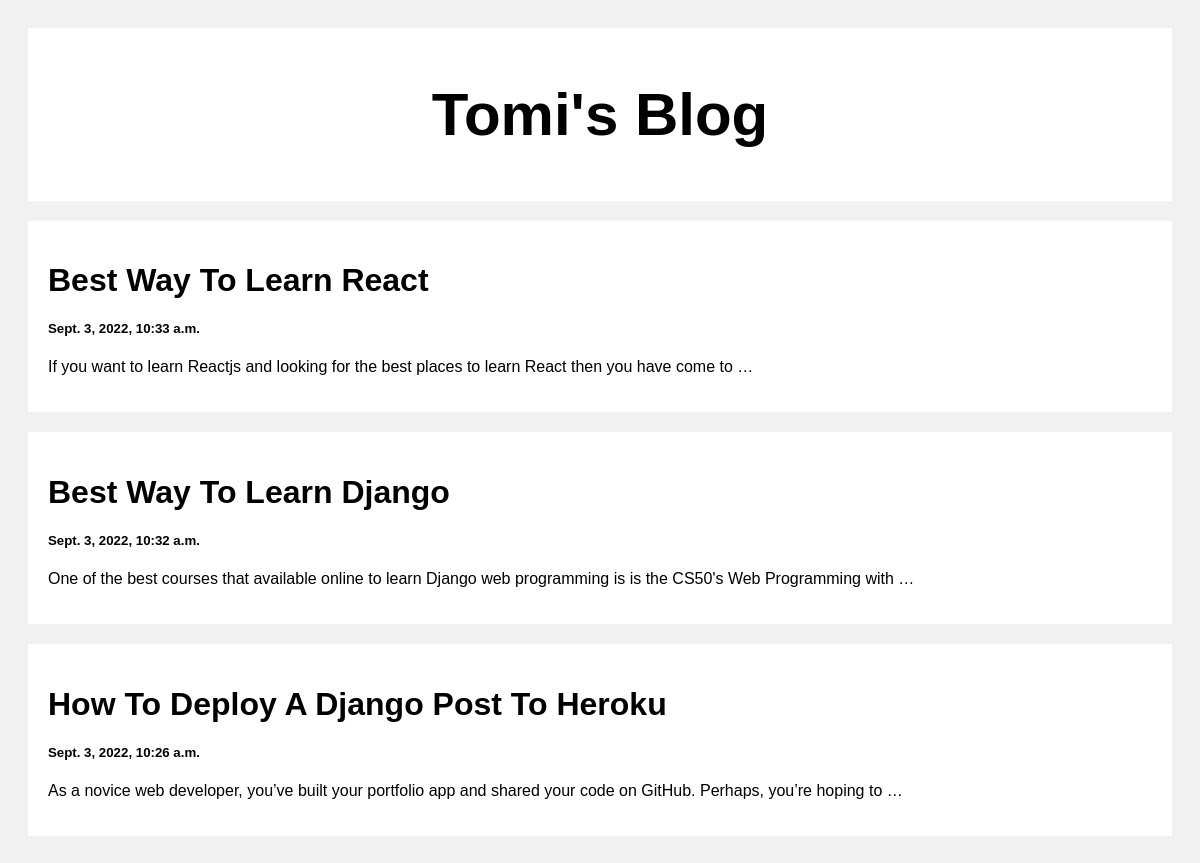
The page / on the database its author committed.
### post/models.py (models this page shows)
class Post(models.Model):
    title = models.CharField(max_length=100)
    body = models.CharField(max_length=10000000)
    created_at = models.DateTimeField(default=datetime.now, blank=True)

### post/views.py (the view)
# urls.py: path('', views.index, name='index'),
def index(request):
    posts = Post.objects.all()
    return render(request, 'index.html', {'posts': posts})

### templates/index.html (shortened to what this page needs)
<!DOCTYPE html>
<html>
  <head>
  </head>
  <body>
    <div class="header">
      <h2>Tomi's Blog</h2>
    </div>
    <div class="row">
      <div class="leftcolumn">
        {% for post in posts reversed %}
        <div class="card">
          <a
            style="text-decoration: none; color: black"
            href="/post/{{post.id}}"
          >
            <h1>{{post.title}}</h1>
            <h5>{{post.created_at}}</h5>
            <p>{{post.body|truncatewords:20}}</p>
          </a>
        </div>
        {% endfor %}
      </div>
    </div>
  </body>
</html>

### templates/index.html (style rules this page uses)
* { box-sizing: border-box; }
body { font-family: Arial; padding: 20px; background: #f1f1f1; }
.header { padding: 2px; font-size: 40px; text-align: center; background: white; }
.leftcolumn { float: left; width: 100%; }
.card { background-color: white; padding: 20px; margin-top: 20px; }
.row:after { content: ""; display: table; clear: both; }

### rows shown on the page
Post: title "Best Way To Learn React", created_at "Sept. 3, 2022, 10:33 a.m.", body "If you want to learn Reactjs and looking for the best places to learn React then you have come to …"
Post: title "Best Way To Learn Django", created_at "Sept. 3, 2022, 10:32 a.m.", body "One of the best courses that available online to learn Django web programming is is the CS50's Web Programming with …"
Post: title "How To Deploy A Django Post To Heroku", created_at "Sept. 3, 2022, 10:26 a.m.", body "As a novice web developer, you’ve built your portfolio app and shared your code on GitHub. Perhaps, you’re hoping to …"
